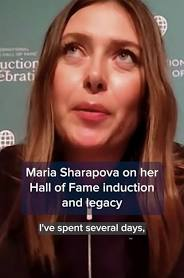
#> input picture test_images/com_ (4).jpg, 184 x 278 px
$ python util.py
#> lines starting #> are read from the running program, lines starting #| are printed output that depends on the picture
### server/wavelet.py
import cv2
import pywt
import numpy as np


def w2d(img, mode='haar', level=1):
    imArray =img

    imArray = cv2.cvtColor(imArray, cv2.COLOR_BGR2GRAY)
    imArray = np.float32(imArray)
    imArray/=255
    coeffs = pywt.wavedec2(imArray, mode,level=level)

    coeffs_H = list(coeffs)
    coeffs_H[0]*=0

    imArray_H = pywt.waverec2(coeffs_H, mode)
    imArray_H*=255
    imArray_H = np.uint8(imArray_H)

    return imArray_H

### server/util.py
import base64
import json
import cv2
import joblib
import numpy as np
from wavelet import w2d

__class_name_to_number ={}
__class_number_to_name={}
__model =None

def classify_image(image_base64_data, filepath=None):
    imgs = get_cropped_image_if_2_eyes(filepath, image_base64_data)
    result = []
    for img in imgs:
        scaled_raw_img = cv2.resize(img, (32,32))
        img_har = w2d(img, 'db1', 5)
        scaled_img_harr = cv2.resize(img_har, (32,32))
        combined_img = np.vstack((scaled_raw_img.reshape(32*32*3, 1), scaled_img_harr.reshape(32*32,1)))

        len_img_arr = 32*32*3 +32*32

        final = combined_img.reshape(1,len_img_arr).astype(float)
        result.append({
            'class': class_number_to_name(__model.predict(final)[0]),
            'class_probability': __model.predict_proba(final),
            'class_dictionary' : __class_name_to_number
        } )
    return result

def load_artifacts():
    print('loading artifacts')
    global __class_name_to_number
    global __class_number_to_name

    with open('./artifacts/class_dict.json', 'r') as f:
#> (reads server/artifacts/class_dict.json from the repository)
        __class_name_to_number = json.load(f)
        __class_number_to_name = {v:k for k, v in __class_name_to_number.items()}

    global __model
    if __model is None:
        with open('./artifacts/save_img_model.pkl', 'rb') as f:
#> (reads server/artifacts/save_img_model.pkl from the repository)
            __model = joblib.load(f)
    print("loading artifacts model...")

def class_number_to_name(class_num):
    return __class_number_to_name[class_num]

def get_cv2_image_from_base64_string(base64str):
    encoded_data = base64str.split(',')[1]
    nparr = np.frombuffer(base64.b64decode(encoded_data ), np.uint8)
    img = cv2.imdecode(nparr, cv2.IMREAD_COLOR)
    return img

def get_cropped_image_if_2_eyes(image_path, image_base64_data):
#> called with image_path = '../test_images/com_ (4).jpg'
    face_cascade = cv2.CascadeClassifier('../opencv/haarcascade_frontalface_default.xml')
    eye_cascade = cv2.CascadeClassifier('../opencv/haarcascade_eye.xml')

    if image_path:
        img = cv2.imread(image_path)
#> img is the input picture: shape (278, 184, 3); mean B, G, R 62.6, 68.5, 101
    else:
        img= get_cv2_image_from_base64_string(image_base64_data)

    gray = cv2.cvtColor(img, cv2.COLOR_BGR2GRAY)
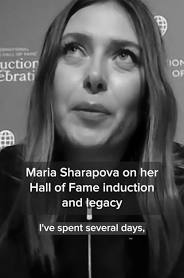
#> gray: shape (278, 184); min 0, max 255, mean 77.6
    faces = face_cascade.detectMultiScale(gray, 1.3,5)
#> faces = [[37, 7, 121, 121]]

    cropped_faces = []

    for (x,y,w,h) in faces:
        roi_gray = gray[y:y+h, x:x+w]
        roi_color = img[y:y+h, x:x+w]

        eyes = eye_cascade.detectMultiScale(roi_gray)
        if len(eyes)>=2:
            cropped_faces.append(roi_color)
#> this loop made 1 pass
#> (x, y, w, h, eyes) on pass 1: (37, 7, 121, 121, [[20, 25, 35, 35], [67, 30, 38, 38]])
#> pass 1, in get_cropped_image_if_2_eyes, `roi_gray = gray[y:y+h, x:x+w]`:
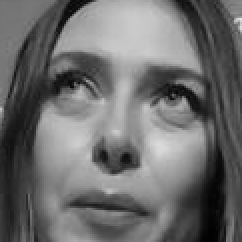
#> roi_gray: shape (121, 121) (shown 2 times larger); min 0, max 228, mean 108.6
#> pass 1, in get_cropped_image_if_2_eyes, `roi_color = img[y:y+h, x:x+w]`:
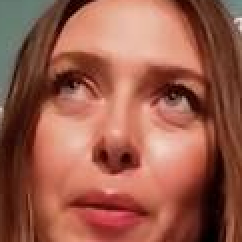
#> roi_color: shape (121, 121, 3) (shown 2 times larger); mean B, G, R 75.1, 92.1, 153.8
#> after the loop, cropped_faces = 1 item
    return cropped_faces


if __name__ == "__main__":
    load_artifacts()
    print(classify_image(None, "../test_images/com_ (4).jpg"))
#> the loop in classify_image, `for img in imgs:` made 1 pass
#> len_img_arr on pass 1: 4096
#> pass 1, in classify_image, `scaled_raw_img = cv2.resize(img, (32,32))`:
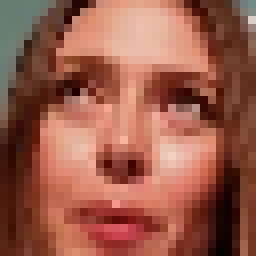
#> scaled_raw_img: shape (32, 32, 3) (shown 8 times larger); mean B, G, R 74.7, 91.7, 153.5
#> pass 1, in w2d, `imArray_H = pywt.waverec2(coeffs_H, mode)`:
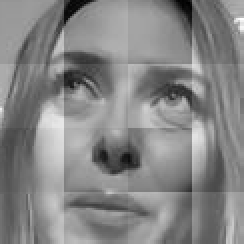
#> imArray_H: shape (122, 122) float32 (shown 2 times larger); min -0.599, max 0.535, mean -0.00396; drawn with min black and max white
#> after the loop in classify_image, `for img in imgs:`:
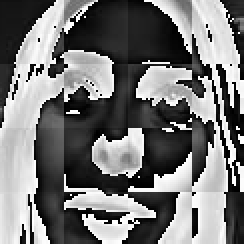
#> img_har: shape (122, 122) (shown 2 times larger); min 0, max 255, mean 118.1
